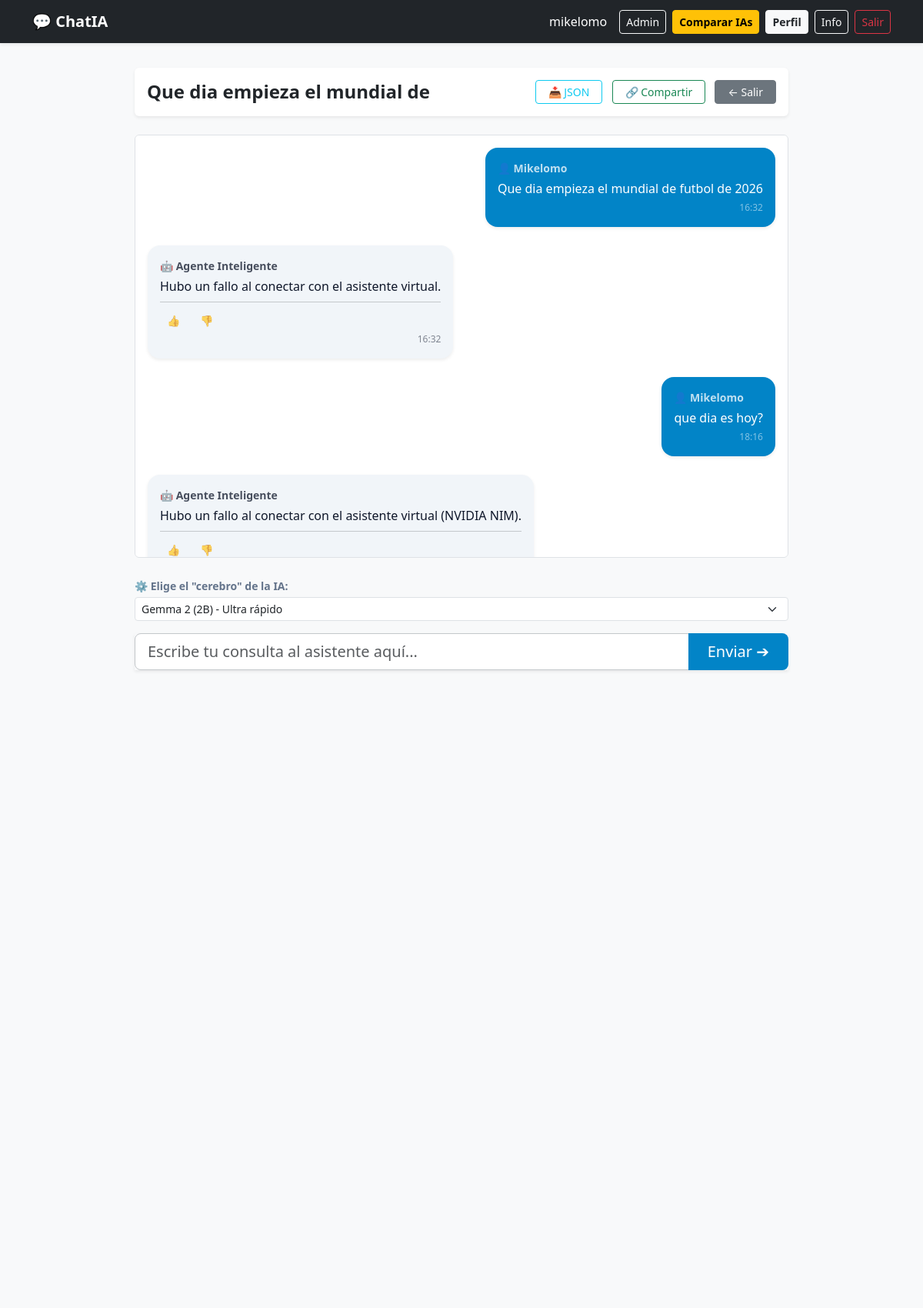
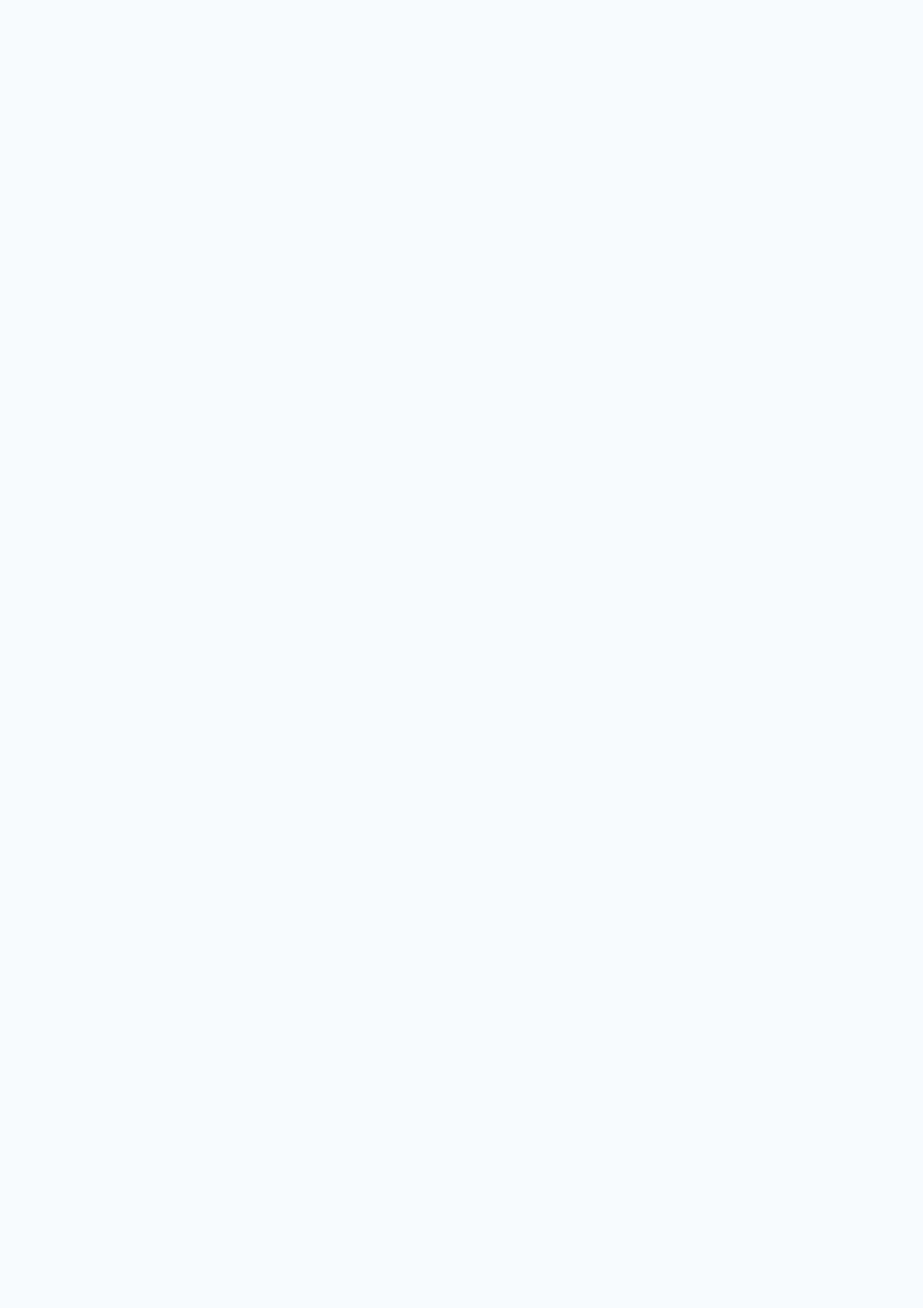
The page /c/1/ (signed in, upper part) on the database its author committed (2 pictures, top to bottom).
### chat/models.py (models this page shows, shortened)
class Profile(models.Model):
    user = models.OneToOneField(UserAccount, on_delete=models.CASCADE, related_name='profile')
    alias = models.CharField(max_length=60, null=True, blank=True)
    theme = models.CharField(max_length=30, default="rosa")

class Conversation(models.Model):
    user = models.ForeignKey(UserAccount, on_delete=models.CASCADE, related_name='chats')
    title = models.CharField(max_length=255)
    created_at = models.DateTimeField(auto_now_add=True)
    is_pinned = models.BooleanField(default=False)
    is_archived = models.BooleanField(default=False)
    MODEL_CHOICES = [
        ('google/gemma-2-2b-it', 'Gemma 2 (2B) - Ultra rápido'),
        ('meta/llama-3.1-8b-instruct', 'Llama 3.1 (8B) - Equilibrado y estable'),
        ('deepseek-ai/deepseek-v4-flash', 'DeepSeek V4 Flash - Optimizado y rápido'),
        ('deepseek-ai/deepseek-v4-pro', 'DeepSeek V4 Pro - Razonamiento profundo'),
    ]
    ai_model = models.CharField(
        max_length=100,
        choices=MODEL_CHOICES,
        default='google/gemma-2-2b-it'
    )

class Message(models.Model):
    conversation = models.ForeignKey(Conversation, on_delete=models.CASCADE, related_name='messages')
    role = models.CharField(max_length=50)
    content = models.TextField()
    created_at = models.DateTimeField(auto_now_add=True)
    feedback = models.IntegerField(default=0) # 0: sin voto, 1: Like, -1: Dislike

### chat/views.py (the view, shortened to what this page needs)
# urls.py: path('c/<int:conv_id>/', chat_detail_view, name='conversation_detail'),
@login_required
def chat_detail_view(request, conv_id):
    current_chat = get_object_or_404(Conversation, id=conv_id, user=request.user)
    chat_history = current_chat.messages.all().order_by('created_at')
    if request.headers.get('HX-Request'):
        return render(request, 'chat/messages.html', {'messages': chat_history})
    return render(request, 'chat/conversation_detail.html', {
        'conversation': current_chat,
        'messages': chat_history
    })

### chat/context_processors.py (called while the page is built)
def global_metrics(request):
    metrics = {
        'total_convs': Conversation.objects.count(),
        'total_msgs': Message.objects.count(),
        'user_convs': 0,
        'user_msgs': 0,
    }
    if request.user.is_authenticated:
        metrics['user_convs'] = Conversation.objects.filter(user=request.user).count()
        metrics['user_msgs'] = Message.objects.filter(conversation__user=request.user).count()
    return metrics

### chat/templates/chat/conversation_detail.html (shortened to what this page needs)
{% extends 'base.html' %}
{% block content %}
<div class="py-2" style="max-width: 850px; margin: 0 auto;">
    <header class="card p-3 mb-4 shadow-sm border-0 bg-white text-dark d-flex flex-row justify-content-between align-items-center">
        <h1 class="h4 mb-0 fw-bold text-truncate" style="max-width: 60%;">{{ conversation.title }}</h1>
        <div>
            <a href="{% url 'export_conversation_json' conversation.id %}" target="_blank" class="btn btn-outline-info btn-sm px-3 me-2">📥 JSON</a>
            <a href="{% url 'generate_shared_link' conversation.id %}" class="btn btn-outline-success btn-sm px-3 me-2">🔗 Compartir</a>
            <a href="{% url 'home' %}" class="btn btn-secondary btn-sm px-3">← Salir</a>
        </div>
    </header>
    <section id="chat-window" class="p-3 mb-4 rounded border bg-white" style="height: 550px; overflow-y: auto; background-color: {% if request.user.profile.theme == 'oscuro' %}#18181b{% else %}#ffffff{% endif %};">
        <div id="messages">
            {% include 'chat/messages.html' %}
        </div>
    </section>
    <footer class="chat-form-container">
        <form hx-post="" hx-target="#messages" hx-swap="innerHTML" hx-on::after-request="this.querySelector('input[name=content]').value=''" method="POST">
            <div class="mb-3">
                <label for="ia_model" class="form-label small fw-bold mb-1" style="color: {% if request.user.profile.theme == 'oscuro' %}#cbd5e1{% else %}#64748b{% endif %};">
                    ⚙️ Elige el "cerebro" de la IA:
                </label>
                <select name="ia_model" class="form-select form-select-sm">
                    <option value="google/gemma-2-2b-it" {% if conversation.ai_model == 'google/gemma-2-2b-it' %}selected{% endif %}>
                        Gemma 2 (2B) - Ultra rápido
                    </option>
                </select>
            </div>
            <div class="input-group input-group-lg shadow-sm">
                <input type="text" name="content" autocomplete="off" placeholder="Escribe tu consulta al asistente aquí..." class="form-control border-secondary-subtle" required>
                <button type="submit" class="btn text-white px-4" style="background-color: #0284c7;">
                    Enviar ➔
                </button>
            </div>
        </form>
    </footer>
</div>
{% endblock %}

### chat/templates/base.html (shortened to what this page needs)
<!DOCTYPE html>
<html lang="es">
<head>
    {% load static %}
    <link href="https://cdn.jsdelivr.net/npm/bootstrap@5.3.2/dist/css/bootstrap.min.css" rel="stylesheet">
</head>
<body class="d-flex flex-column min-vh-100" style="{% if request.user.is_authenticated and request.user.profile.theme == 'oscuro' %}background-color:#121212;color:#ffffff{% else %}background-color:#f8f9fa;color:#212529{% endif %}">
    <nav class="navbar navbar-expand-lg navbar-dark bg-dark mb-4 shadow-sm">
        <div class="container">
            <a class="navbar-brand fw-bold text-white" href="{% url 'home' %}">💬 ChatIA</a>
            <div class="d-flex align-items-center">
                {% if user.is_authenticated %}
                    <span class="text-white me-3">
                        {% if request.user.profile.alias %}
                            {{ request.user.profile.alias }}
                        {% else %}
                            {{ user.username }}
                        {% endif %}
                    </span>
                    <a href="/admin/" class="btn btn-sm btn-outline-light me-2" target="_blank">Admin</a>
                    <a href="{% url 'compare_models' %}" class="btn btn-sm btn-warning fw-bold me-2"> Comparar IAs</a>
                    <a href="{% url 'profile' %}" class="btn btn-sm btn-light text-dark fw-bold me-2">Perfil</a>
                    <a href="{% url 'help' %}" class="btn btn-sm btn-outline-light me-2">Info</a>
                    <form action="{% url 'logout' %}" method="post" class="d-inline">
                        <button type="submit" class="btn btn-sm btn-outline-danger">Salir</button>
                    </form>
                {% else %}
                    <a href="{% url 'help' %}" class="btn btn-sm btn-outline-light me-2">Info</a>
                    <a href="{% url 'login' %}" class="btn btn-sm btn-light text-dark fw-bold me-2">Iniciar Sesión</a>
                    <a href="{% url 'register' %}" class="btn btn-sm btn-outline-light">Registrarse</a>
                {% endif %}
            </div>
        </div>
    </nav>
    <main class="container flex-grow-1">
        {% block content %}
        {% endblock %}
    </main>
</body>
</html>

### chat/templates/chat/messages.html
{% for message in messages %}
    <div class="d-flex mb-4 {% if message.role == 'user' %}justify-content-end{% else %}justify-content-start{% endif %}">
        <article class="card shadow-sm border-0"
                 style="max-width: 75%; border-radius: 16px;
                        {% if message.role == 'user' %}
                            background-color: #0284c7; color: #ffffff;
                        {% else %}
                            background-color: {% if request.user.profile.theme == 'oscuro' %}#27272a{% else %}#f1f5f9{% endif %};
                            color: {% if request.user.profile.theme == 'oscuro' %}#f1f5f9{% else %}#0f172a{% endif %};
                        {% endif %}">
            <div class="card-body p-3">
                <header class="d-flex align-items-center gap-2 mb-1 small opacity-75 fw-bold">
                    {% if message.role == 'user' %}
                        <span>👤 {% if request.user.profile.alias %}{{ request.user.profile.alias|title }}{% else %}{{ request.user.username|title }}{% endif %}</span>
                    {% else %}
                        <span>🤖 Agente Inteligente</span>
                    {% endif %}
                </header>
                <p class="mb-1 style-content text-break" style="white-space: pre-wrap;">{{ message.content }}</p>
                {% if message.role == 'assistant' %}
                    {% include 'chat/feedback_buttons.html' %}
                {% endif %}
                <footer class="text-end small opacity-50" style="font-size: 0.75rem;">
                    {{ message.created_at|date:"H:i" }}
                </footer>
            </div>
        </article>
    </div>
{% empty %}
    <div class="text-center py-5 opacity-50">
        <p class="mb-0 fs-5">La sala de conversación está vacía. Envía un mensaje para comenzar.</p>
    </div>
{% endfor %}

### chat/templates/chat/feedback_buttons.html
<div id="feedback-{{ message.id }}" class="mt-2 pt-2 border-top border-secondary-subtle d-flex gap-2">
    <button hx-post="{% url 'rate_message' message.id 'like' %}"
            hx-target="#feedback-{{ message.id }}" hx-swap="outerHTML"
            class="btn btn-sm {% if message.feedback == 1 %}text-success fw-bold{% else %}text-muted{% endif %}" title="Me gusta">
        👍 {% if message.feedback == 1 %}1{% endif %}
    </button>
    <button hx-post="{% url 'rate_message' message.id 'dislike' %}"
            hx-target="#feedback-{{ message.id }}" hx-swap="outerHTML"
            class="btn btn-sm {% if message.feedback == -1 %}text-danger fw-bold{% else %}text-muted{% endif %}" title="No me gusta">
        👎 {% if message.feedback == -1 %}1{% endif %}
    </button>
</div>

### rows shown on the page
Conversation: title "Que dia empieza el mundial de", ia_model "Gemma 2 (2B) - Ultra rápido"
Message: content "Que dia empieza el mundial de futbol de 2026", created_at "16:32"
Message: role "🤖 Agente Inteligente", content "Hubo un fallo al conectar con el asistente virtual.", created_at "16:32"
Message: content "que dia es hoy?", created_at "18:16"
Message: role "🤖 Agente Inteligente", content "Hubo un fallo al conectar con el asistente virtual (NVIDIA NIM)."

### other values the page prints
{{ request.user.profile.alias }} "mikelomo"
{{ request.user.profile.alias|title }} "Mikelomo"
